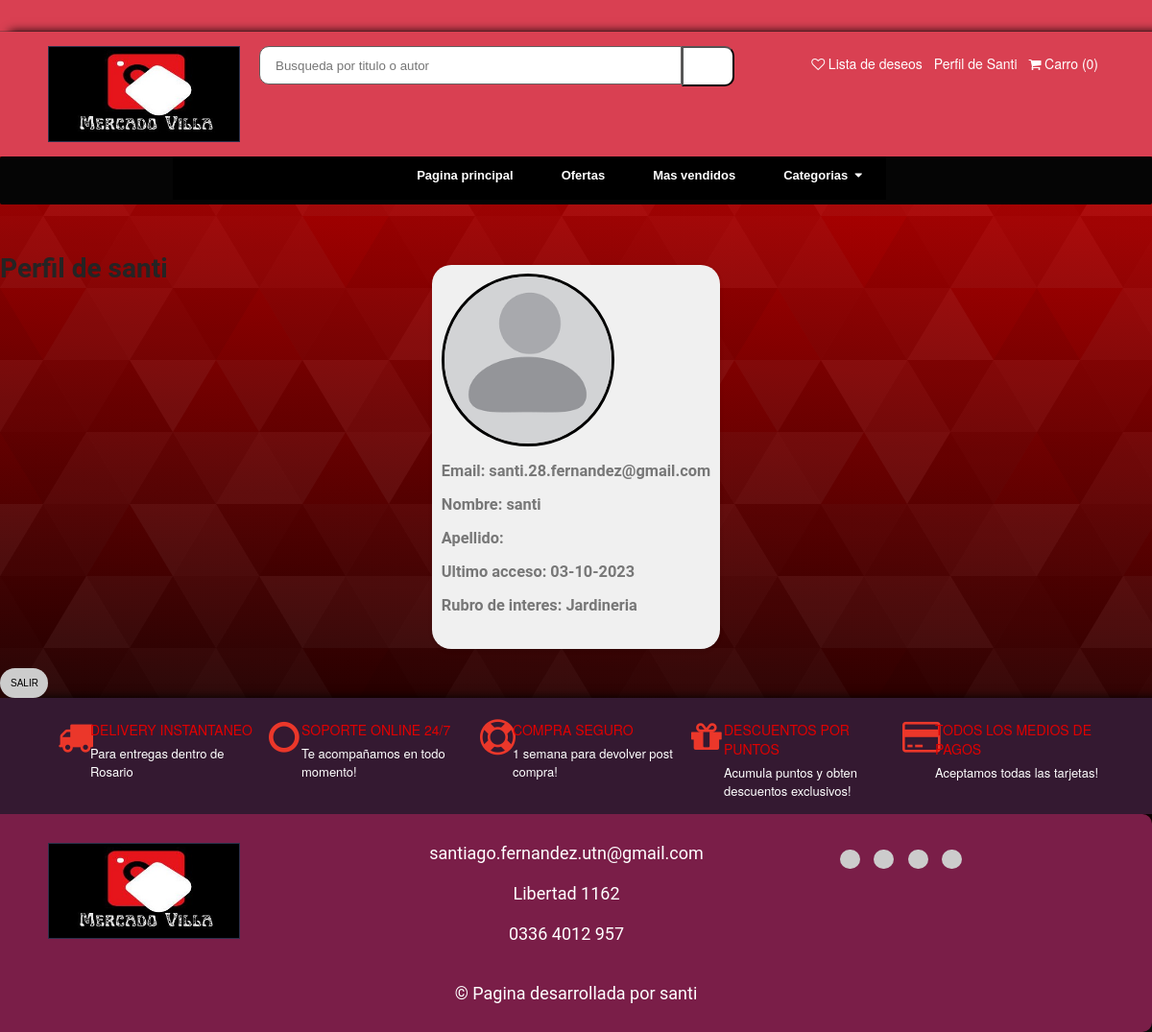
/user/ (signed in), run on an earlier commit of the app's database.
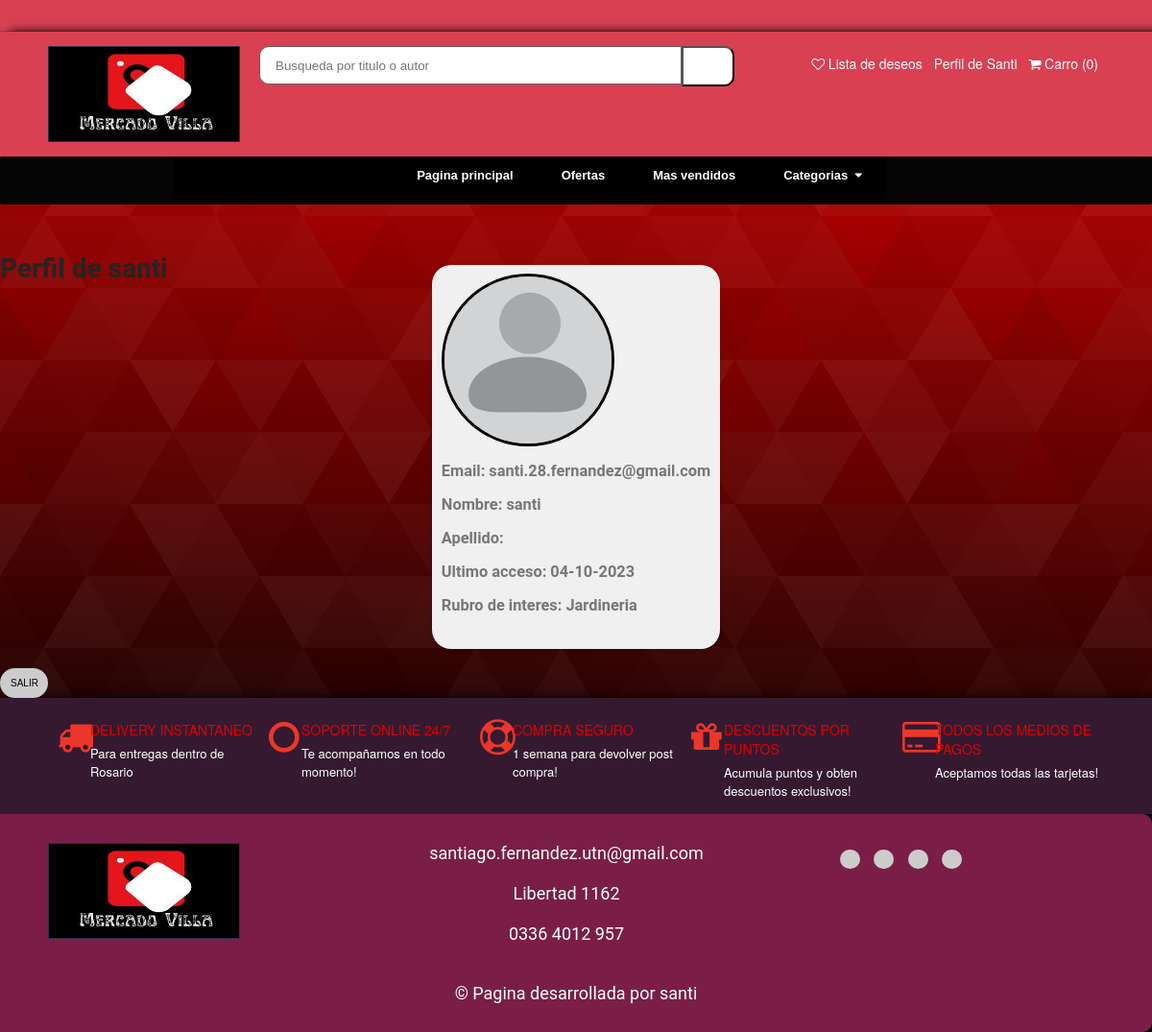
And on a later commit of the database.
### clients/models.py (models this page shows)
class ClientModel(AbstractUser):
    cuit = models.CharField(max_length=11)
    business_line = models.CharField(choices=BusinessLineChoices.choices, max_length=128, default=BusinessLineChoices.OTROS.value)
    business_line_interes = models.CharField(choices=BusinessLineChoices.choices, max_length=128, default=BusinessLineChoices.OTROS.value)
    is_seller = models.BooleanField(default=False)
    is_buyer = models.BooleanField(default=True)
    state = models.CharField(max_length=128,blank = True, null = True)
    city = models.CharField(max_length=128,blank = True, null = True)
    postal_code = models.CharField(max_length = 4,blank = True, null = True)
    phone_number = models.CharField(max_length = 64)
    avatar = models.ImageField(upload_to="avatar", null = True, blank = True)

### user/views.py (the view, shortened to what this page needs)
# urls.py: path('', UserView.as_view(), name="user"),
class UserView(View):
    def get(self, request):
        user = self.request.user
        return render(request, "user.html", {"user": user})

### templates/user.html (shortened to what this page needs)
{%extends "home.html"%}
{% load humanize %}
{%block content%}
<div class="title"> <h1>Perfil de {{ user.username }} </h1></div>
<div class="profile-card">
  <div class="profile-description">
    <br><br><br><br>
    <div class="profile-picture"><img src="{{ user.avatar.url }}"
      alt="imagen de perfil"  class="profile-image"></div>
    <br>
    <div class="div1"> <h3> Email: {{ user.email }} </h1> </div><br>
      <div class="div1"> <h3> Nombre: {{ user.first_name }} </h1> </div><br>
      <div class="div1"> <h3> Apellido: {{ user.second_name }}</div><br>
    <div class="div1"> <h3> Ultimo acceso: {{ user.last_login|date:"d-m-Y" }}
      </h1> </div><br>
    <div class="div1"> <h3> Rubro de interes: {{ user.business_line_interes }}
      </h1> </div>
    <br><br><br><br><br><br>
  </div>
</div>
<a href="{% url 'logout' %}"><button type="button"class="icon-button"id="python-button" data-lang="python">
  SALIR</button></a>
{%endblock content%}

### templates/home.html (shortened to what the changed rows need)
<html>
  <head>
    {% load static %}
    <link rel="stylesheet" href="https://cdnjs.cloudflare.com/ajax/libs/font-awesome/4.7.0/css/font-awesome.min.css">
    <link rel="stylesheet" href="{% static 'css/home.css' %}" type="text/css" />
    <link rel="stylesheet" href="{% static 'css/user.css' %}" type="text/css" />
    <link rel="stylesheet" href="{% static 'css/cart.css' %}" type="text/css" />
    <link rel="stylesheet" href="{% static 'css/signup.css' %}" type="text/css" />
    <link rel="stylesheet" href="{% static 'css/publication.css' %}" type="text/css" />
    <link rel="stylesheet" href="{% static 'css/chat.css' %}" type="text/css" />
    {% load humanize %}
  </head>
  <body>
    <div class="width-100 search-panel">
      <div class="container">
        <div class="width-30">
          <ul class="cart-sect">
            {% if user.is_authenticated %}
            <li>
              <a href="/user/">Perfil de {{ user.username |capfirst }}</a>
            </li>
            {% else %}
            <li>
              <i class="fa fa-user-circle-o" aria-hidden="true"></i>
              <a href="/login/"> Iniciar sesion </a>
            </li>
            {% endif %}
          </ul>
        </div>
      </div>
    </div>
    {% block content %}
    {% endblock content %}
  </body>
</html>

What changed in the data, as far as the page shows it:
changed ClientModel "santi.28.fernandez@gmail.com": last_login "03-10-2023" → "04-10-2023"
